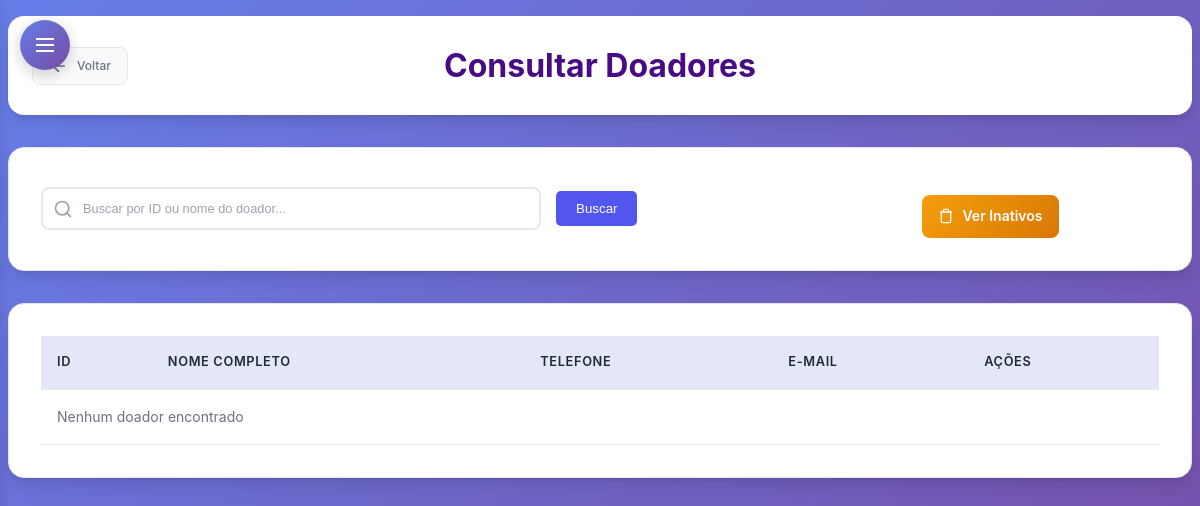
The page /subtelas/consultar_doador.php (signed in) on the database as committed earlier.
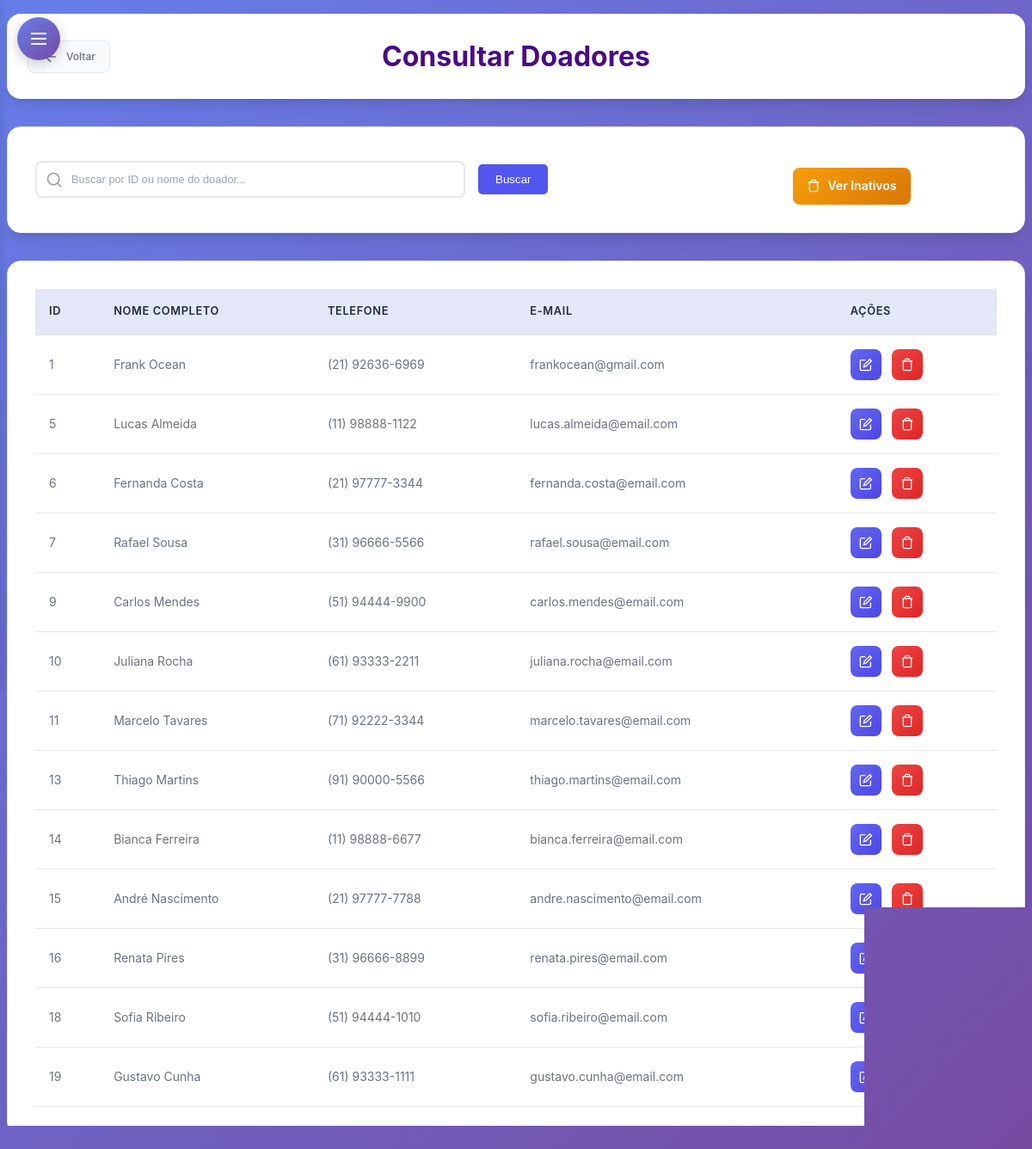
The same page on the database as committed later.
### tables this page shows
CREATE TABLE `doador` (
  `Cod_Doador` int(11) NOT NULL,
  `Nome_Doador` varchar(255) DEFAULT NULL,
  `Telefone` varchar(255) DEFAULT NULL,
  `Email` varchar(255) DEFAULT NULL,
  `status` enum('ativo','inativo') DEFAULT 'ativo'
);

### subtelas/consultar_doador.php (the view, shortened to what this page needs)
<?php
require_once '../conexao.php';
  $doadores = [];
  $mostrar_inativos = isset($_GET['inativos']) && $_GET['inativos'] === 'true';
  try {
      if ($_SERVER["REQUEST_METHOD"] == "POST") {
          $busca = isset($_POST['busca']) ? trim($_POST['busca']) : '';
          $status_condicao = $mostrar_inativos ? "status = 'inativo'" : "status = 'ativo'";
          $sql = "SELECT Cod_Doador, Nome_Doador, Telefone, Email FROM doador WHERE $status_condicao ORDER BY Cod_Doador ASC";
          $params = [];
           if (!empty($busca)) {
               if (is_numeric($busca)) {
                   $status_condicao = $mostrar_inativos ? "status = 'inativo'" : "status = 'ativo'";
                   $sql = "SELECT Cod_Doador, Nome_Doador, Telefone, Email FROM doador WHERE Cod_Doador = :busca AND $status_condicao ORDER BY Cod_Doador ASC";
                   $params[':busca'] = $busca;
               } else {
                   $status_condicao = $mostrar_inativos ? "status = 'inativo'" : "status = 'ativo'";
                   $sql = "SELECT Cod_Doador, Nome_Doador, Telefone, Email FROM doador WHERE Nome_Doador LIKE :busca_nome AND $status_condicao ORDER BY Cod_Doador ASC";
                   $params[':busca_nome'] = "$busca%";
               }
           }
           $stmt = $pdo->prepare($sql);
           foreach ($params as $key => $value) {
               if (is_numeric($value)) {
                   $stmt->bindValue($key, $value, PDO::PARAM_INT);
               } else {
                   $stmt->bindValue($key, $value, PDO::PARAM_STR);
               }
           }
      } else {
          $status_condicao = $mostrar_inativos ? "status = 'inativo'" : "status = 'ativo'";
          $sql = "SELECT Cod_Doador, Nome_Doador, Telefone, Email FROM doador WHERE $status_condicao ORDER BY Cod_Doador ASC";
          $stmt = $pdo->prepare($sql);
      }
       $stmt->execute();
       $doadores = $stmt->fetchAll(PDO::FETCH_ASSOC);
  } catch (PDOException $e) {
      $erro = "Erro na consulta: " . $e->getMessage();
      $doadores = [];
  }
?>
<!DOCTYPE html>
<html lang="pt-br">
<head>
  <link rel="stylesheet" type="text/css" href="subtelas_css/consultas.css" />
  <link rel="stylesheet" type="text/css" href="subtelas_css/sidebar-dropdown.css">
</head>
<body>
    <?php include 'includes/sidebar-dropdown.php'; ?>
    <div class="page-wrapper">
      <header>
        <a href="<?= $linkVoltar ?>" class="btn-voltar">
                    <svg width="20" height="20" viewBox="0 0 24 24" fill="none" stroke="currentColor" stroke-width="2">
                        <path d="M19 12H5M12 19l-7-7 7-7"/>
                    </svg>
                    Voltar
                </a>
      <h1>Consultar Doadores</h1>
  </header>
  <form method="POST" action="consultar_doador.php">
  <div class="filtro-container">
  <div id="search-container">
      <div class="input-wrapper">
        <input type="text" id="search-input" name="busca" placeholder="Buscar por ID ou nome do doador..." value="<?= htmlspecialchars(isset($_POST['busca']) ? $_POST['busca'] : '') ?>">
      </div>
      <button type="submit" class="btn-filtrar">Buscar</button>
      <div class="status-buttons">
            <?php if (!$mostrar_inativos): ?>
              <a href="consultar_doador.php?inativos=true" class="btn-status btn-inativos">
                <svg width="16" height="16" viewBox="0 0 24 24" fill="none" stroke="currentColor" stroke-width="2">
                  <path d="M3 6h18M8 6V4a2 2 0 0 1 2-2h4a2 2 0 0 1 2 2v2M19 6v14a2 2 0 0 1-2 2H7a2 2 0 0 1-2-2V6"/>
                </svg>
                Ver Inativos
              </a>
            <?php endif; ?>
          </div>
          </div>
    </form>
  <nav>
    <table id="funcionarios-table">
        <tr>
          <th>ID</th>
          <th>NOME COMPLETO</th>
          <th>TELEFONE</th>
          <th>E-MAIL</th>
          <th>AÇÕES</th>
        </tr>
        <?php if (count($doadores) > 0): ?>
          <?php foreach ($doadores as $d): ?>
            <tr>
              <td><?= htmlspecialchars($d['Cod_Doador']) ?></td>
              <td><?= htmlspecialchars($d['Nome_Doador']) ?></span></td>
              <td><?= htmlspecialchars($d['Telefone']) ?></td>
              <td><?= htmlspecialchars($d['Email']) ?></td>
              <td>
                <?php if ($mostrar_inativos): ?>
                      <a href="consultar_doador.php?reativar=<?= $d['Cod_Doador'] ?>&inativos=true" class="btn-action btn-reactivate" title="Reativar" onclick="return confirm('Deseja reativar este doador?')">
                        <svg width="16" height="16" viewBox="0 0 24 24" fill="none" stroke="currentColor" stroke-width="2">
                          <path d="M9 12l2 2 4-4M21 12c0 4.97-4.03 9-9 9s-9-4.03-9-9 4.03-9 9-9 9 4.03 9 9z"/>
                        </svg>
                      </a>
                    <?php else: ?>
                      <a href="alterar_doador.php?id=<?= $d['Cod_Doador'] ?>" class="btn-action btn-edit" title="Alterar">
                        <svg width="16" height="16" viewBox="0 0 24 24" fill="none" stroke="currentColor" stroke-width="2">
                          <path d="M11 4H4a2 2 0 0 0-2 2v14a2 2 0 0 0 2 2h14a2 2 0 0 0 2-2v-7"/>
                          <path d="m18.5 2.5 3 3L12 15l-4 1 1-4 9.5-9.5z"/>
                        </svg>
                      </a>
                      <a href="excluir_doador.php?id=<?= $d['Cod_Doador'] ?>" class="btn-action btn-delete" title="Inativar">
                        <svg width="16" height="16" viewBox="0 0 24 24" fill="none" stroke="currentColor" stroke-width="2">
                          <path d="M3 6h18"/>
                          <path d="M19 6v14c0 1-1 2-2 2H7c-1 0-2-1-2-2V6"/>
                          <path d="M8 6V4c0-1 1-2 2-2h4c1 0 2 1 2 2v2"/>
                        </svg>
                      </a>
                <?php endif; ?>
                  </td>
            </tr>
          <?php endforeach; ?>
        <?php else: ?>
            <tr><td colspan="5">Nenhum doador encontrado</td></tr>
        <?php endif; ?>
    </table>
  </nav>
    </div>
</body>
</html>

### subtelas/includes/sidebar-dropdown.php (shortened to what this page needs)
<?php
switch ($_SESSION['perfil']) {
    case 1:
        $linkVoltar = "../gerente.php";
        break;
}
?>
<button id="sidebar-toggle" class="sidebar-toggle">
    <svg width="24" height="24" viewBox="0 0 24 24" fill="none" stroke="currentColor" stroke-width="2">
        <line x1="3" y1="6" x2="21" y2="6"/>
        <line x1="3" y1="12" x2="21" y2="12"/>
        <line x1="3" y1="18" x2="21" y2="18"/>
    </svg>
</button>

### subtelas/subtelas_css/sidebar-dropdown.css (style rules this page uses)
.sidebar-toggle { position: absolute; top: 20px; left: 20px; z-index: 1001; background: linear-gradient(135deg, #667eea 0%, #764ba2 100%); border: none; color: white; width: 50px; height: 50px; border-radius: 50%; cursor: pointer; box-shadow: 0 4px 15px rgba(0, 0, 0, 0.2); transition: all 0.3s ease; display: flex; align-items: center; justify-content: center; }
.sidebar-toggle svg { width: 24px; height: 24px; transition: transform 0.3s ease; }
.page-wrapper { transition: margin-left 0.3s ease; }

### subtelas/consultar_doador.php (style rules this page uses)
#search-container { display: flex; align-items: center; gap: 15px; flex: 1; min-width: 300px; }
.input-wrapper { flex: 1; position: relative; }
.btn-filtrar { padding: 10px 20px; background:rgb(83, 86, 238); color: white; border: none; border-radius: 5px; cursor: pointer; transition: background 0.3s; font-weight: 500; }
.status-buttons { display: flex; gap: 10px; align-items: center; margin-top: 15px; }
.btn-status { display: inline-flex; align-items: center; gap: 8px; padding: 10px 16px; border: none; border-radius: 8px; font-size: 14px; font-weight: 600; text-decoration: none; cursor: pointer; transition: all 0.2s ease; margin-left: 270px; }
.btn-inativos { background: linear-gradient(135deg, #f59e0b, #d97706); color: white; }
a { text-decoration: none; }

Rows that differ between the two databases and show on the page:
added doador: Cod_Doador "1", Nome_Doador "Frank Ocean", Telefone "(21) 92636-6969", Email "frankocean@gmail.com"
added doador: Cod_Doador "5", Nome_Doador "Lucas Almeida", Telefone "(11) 98888-1122", Email "lucas.almeida@email.com"
added doador: Cod_Doador "6", Nome_Doador "Fernanda Costa", Telefone "(21) 97777-3344", Email "fernanda.costa@email.com"
added doador: Cod_Doador "7", Nome_Doador "Rafael Sousa", Telefone "(31) 96666-5566", Email "rafael.sousa@email.com"
added doador: Cod_Doador "9", Nome_Doador "Carlos Mendes", Telefone "(51) 94444-9900", Email "carlos.mendes@email.com"
added doador: Cod_Doador "10", Nome_Doador "Juliana Rocha", Telefone "(61) 93333-2211", Email "juliana.rocha@email.com"
added doador: Cod_Doador "11", Nome_Doador "Marcelo Tavares", Telefone "(71) 92222-3344", Email "marcelo.tavares@email.com"
added doador: Cod_Doador "13", Nome_Doador "Thiago Martins", Telefone "(91) 90000-5566", Email "thiago.martins@email.com"
added doador: Cod_Doador "14", Nome_Doador "Bianca Ferreira", Telefone "(11) 98888-6677", Email "bianca.ferreira@email.com"
added doador: Cod_Doador "15", Nome_Doador "André Nascimento", Telefone "(21) 97777-7788", Email "andre.nascimento@email.com"
added doador: Cod_Doador "16", Nome_Doador "Renata Pires", Telefone "(31) 96666-8899", Email "renata.pires@email.com"
added doador: Cod_Doador "18", Nome_Doador "Sofia Ribeiro", Telefone "(51) 94444-1010", Email "sofia.ribeiro@email.com"
added doador: Cod_Doador "19", Nome_Doador "Gustavo Cunha", Telefone "(61) 93333-1111", Email "gustavo.cunha@email.com"
Other text that changed with them:
text no longer shown: "Nenhum doador encontrado"
